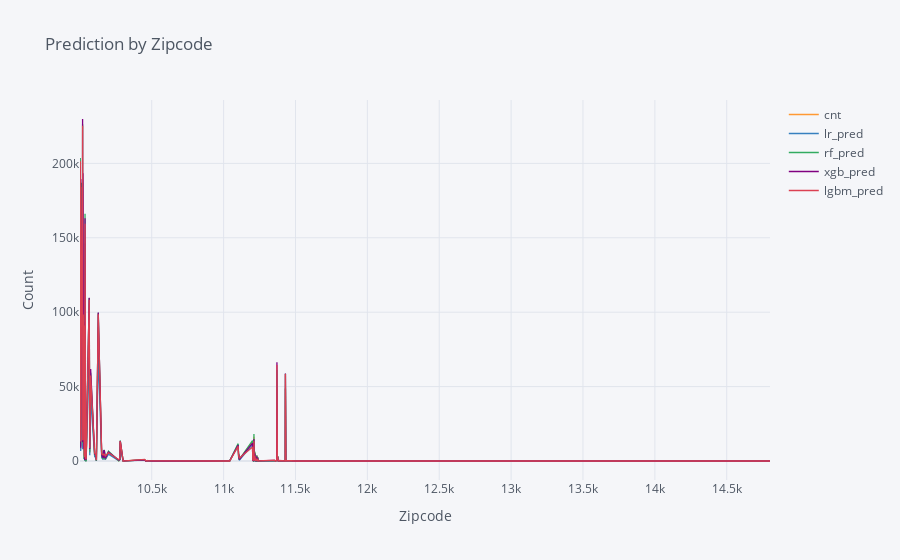

Here is the notebook cell this chart was saved with:
### Markdown cell above
<img src="https://github.com/jiyoungsim/BigQuery-NYC-Taxi-Demand--EDA-and-Prediction/blob/master/figs/pred_by_datetime.png?raw=true">

### Code cell
test_df.groupby('zip_code')['cnt','lr_pred','rf_pred','xgb_pred','lgbm_pred','zip_code'].sum().iplot(kind='scatter', title='Prediction by Zipcode', xTitle='Zipcode', yTitle='Count')

### Figure 1 — Plotly figure (JSON) as saved in the notebook; plotly's stock layout.template omitted (floating-point values rounded to 4 significant figures; data arrays with more than 128 entries replaced by an {"elided": "..."} marker saying what was removed)
{"data": [{"line": {"color": "rgba(255, 153, 51, 1.0)", "dash": "solid", "shape": "linear", "width": 1.3}, "mode": "lines", "name": "cnt", "text": "", "type": "scatter", "x": {"elided": "300 str values"}, "y": {"elided": "300 int values"}}, {"line": {"color": "rgba(55, 128, 191, 1.0)", "dash": "solid", "shape": "linear", "width": 1.3}, "mode": "lines", "name": "lr_pred", "text": "", "type": "scatter", "x": {"elided": "300 str values"}, "y": {"elided": "300 float values"}}, {"line": {"color": "rgba(50, 171, 96, 1.0)", "dash": "solid", "shape": "linear", "width": 1.3}, "mode": "lines", "name": "rf_pred", "text": "", "type": "scatter", "x": {"elided": "300 str values"}, "y": {"elided": "300 float values"}}, {"line": {"color": "rgba(128, 0, 128, 1.0)", "dash": "solid", "shape": "linear", "width": 1.3}, "mode": "lines", "name": "xgb_pred", "text": "", "type": "scatter", "x": {"elided": "300 str values"}, "y": {"elided": "300 float values"}}, {"line": {"color": "rgba(219, 64, 82, 1.0)", "dash": "solid", "shape": "linear", "width": 1.3}, "mode": "lines", "name": "lgbm_pred", "text": "", "type": "scatter", "x": {"elided": "300 str values"}, "y": {"elided": "300 float values"}}], "layout": {"legend": {"bgcolor": "#F5F6F9", "font": {"color": "#4D5663"}}, "paper_bgcolor": "#F5F6F9", "plot_bgcolor": "#F5F6F9", "title": {"font": {"color": "#4D5663"}, "text": "Prediction by Zipcode"}, "xaxis": {"gridcolor": "#E1E5ED", "showgrid": true, "tickfont": {"color": "#4D5663"}, "title": {"font": {"color": "#4D5663"}, "text": "Zipcode"}, "zerolinecolor": "#E1E5ED"}, "yaxis": {"gridcolor": "#E1E5ED", "showgrid": true, "tickfont": {"color": "#4D5663"}, "title": {"font": {"color": "#4D5663"}, "text": "Count"}, "zerolinecolor": "#E1E5ED"}}}
